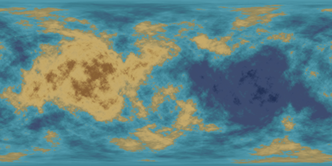
#> input picture images/textures_exoplanet/Sandy/Sandy01.png, 332 x 166 px, shrunk from 1024 x 512 before the run
$ python make_sandy_atlas.py
#> lines starting #> are read from the running program, lines starting #| are printed output that depends on the picture
import json
import os
from PIL import Image

# Configuration
INPUT_FILES = [
    "Sandy01.png",
    "Sandy02.png",
    "Sandy03.png",
    "Sandy04.png",
    "Sandy05.png",
]
COLUMNS = 3
ROWS = 2
PADDING = 4  # pixels around and between tiles
OUTPUT_IMAGE = "Sandy_atlas.png"
OUTPUT_JSON = "Sandy_atlas.json"


def main():
    base_dir = os.path.dirname(os.path.abspath(__file__))

    # Load images, keeping only those that exist
    tiles = []
    for name in INPUT_FILES:
        path = os.path.join(base_dir, name)
        if not os.path.isfile(path):
            print(f"Warning: missing file {name}, skipping.")
            tiles.append(None)
            continue
        img = Image.open(path).convert("RGBA")
#> img is the input picture: PIL image 332x166 RGBA; mean R, G, B, A 97.6, 131.5, 130.4, 255
        tiles.append({
            "name": name,
            "image": img,
            "w": img.width,
            "h": img.height,
        })

    # Place up to ROWS*COLUMNS tiles
    max_tiles = COLUMNS * ROWS
#> max_tiles = 6
    if len(tiles) > max_tiles:
        tiles = tiles[:max_tiles]
    else:
        # Pad list to full grid length with None
        tiles += [None] * (max_tiles - len(tiles))

    # Compute column widths and row heights (max per column/row)
    col_widths = [0] * COLUMNS
    row_heights = [0] * ROWS
    for idx, tile in enumerate(tiles):
        r = idx // COLUMNS
        c = idx % COLUMNS
        if tile is None:
            continue
        col_widths[c] = max(col_widths[c], tile["w"])
        row_heights[r] = max(row_heights[r], tile["h"])

    # Compute atlas size with padding around and between
    total_width = PADDING + sum(col_widths) + (COLUMNS * PADDING)
    total_height = PADDING + sum(row_heights) + (ROWS * PADDING)

    # Compute x offsets for each column and y offsets for each row
    x_offsets = []
    acc = PADDING
    for cw in col_widths:
        x_offsets.append(acc)
        acc += cw + PADDING

    y_offsets = []
    acc = PADDING
    for rh in row_heights:
        y_offsets.append(acc)
        acc += rh + PADDING

    # Create atlas and paste tiles
    atlas = Image.new("RGBA", (total_width, total_height), (0, 0, 0, 0))
#> atlas: PIL image 1012x344 RGBA; every value is 0

    frames = {}
    for idx, tile in enumerate(tiles):
        r = idx // COLUMNS
        c = idx % COLUMNS
        x = x_offsets[c]
        y = y_offsets[r]
        if tile is None:
            continue
        img = tile["image"]
        atlas.paste(img, (x, y))
        frames[tile["name"]] = {
            "frame": {"x": x, "y": y, "w": tile["w"], "h": tile["h"]},
            "rotated": False,
            "trimmed": False,
            "spriteSourceSize": {"x": 0, "y": 0, "w": tile["w"], "h": tile["h"]},
            "sourceSize": {"w": tile["w"], "h": tile["h"]},
        }
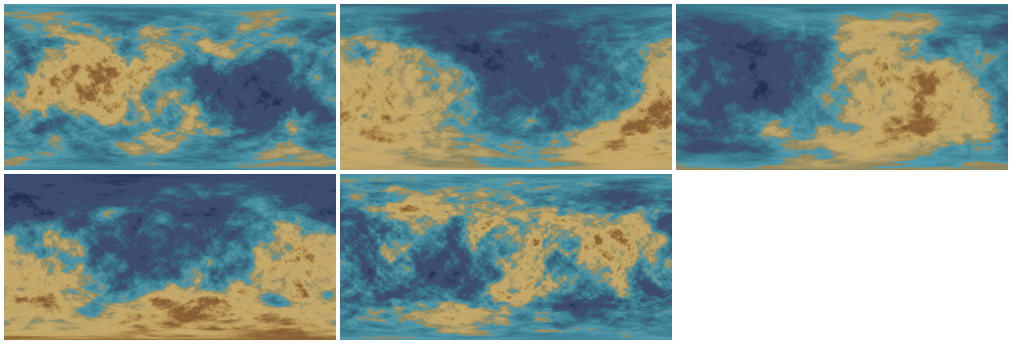
#> atlas: PIL image 1012x344 RGBA; mean R, G, B, A 83.4, 101.4, 97, 201.8; transparent parts drawn white
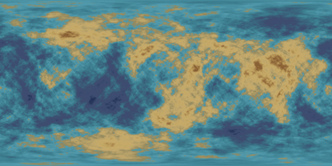
#> img: PIL image 332x166 RGBA; mean R, G, B, A 99.4, 132.6, 130.4, 255

    # Save outputs
    out_img_path = os.path.join(base_dir, OUTPUT_IMAGE)
    out_json_path = os.path.join(base_dir, OUTPUT_JSON)
    atlas.save(out_img_path, format="PNG")

    meta = {
        "app": "Cascade Atlas Builder",
        "version": 1,
        "image": OUTPUT_IMAGE,
        "size": {"w": total_width, "h": total_height},
        "scale": "1",
        "padding": PADDING,
        "grid": {"columns": COLUMNS, "rows": ROWS},
    }

    data = {"frames": frames, "meta": meta}
    with open(out_json_path, "w", encoding="utf-8") as f:
        json.dump(data, f, ensure_ascii=False, indent=2)

    print(f"Wrote {OUTPUT_IMAGE} and {OUTPUT_JSON}")


if __name__ == "__main__":
    main()
